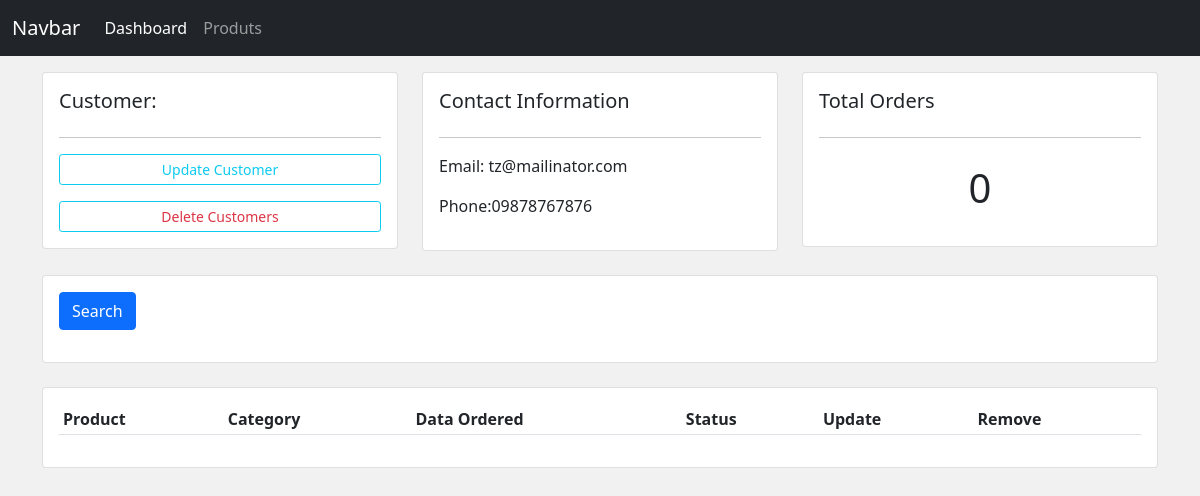
Before: /customers/2 with the older database file.
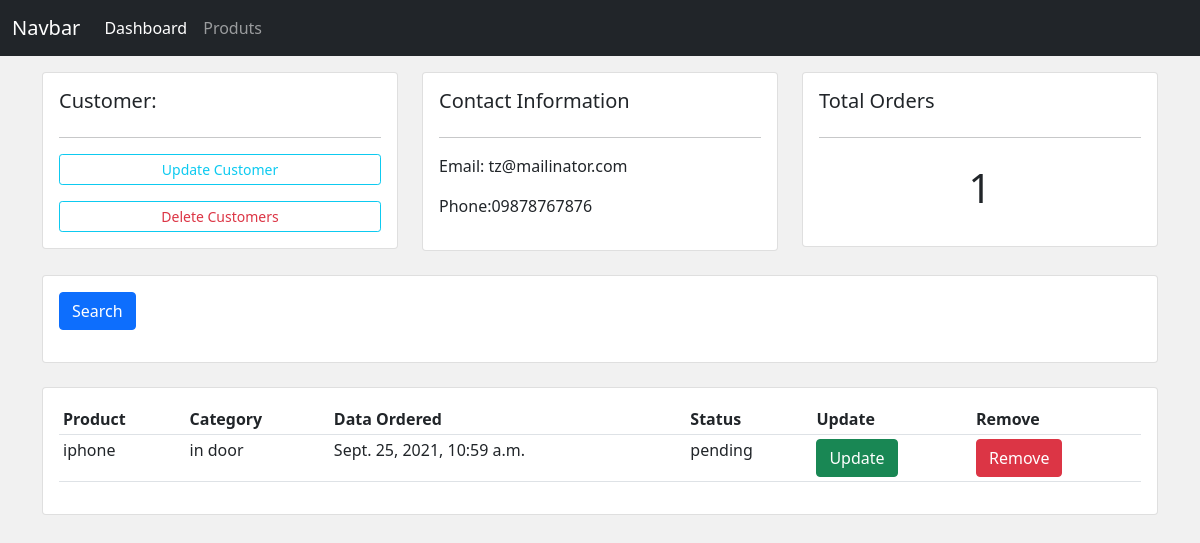
After: the same page with the newer database file.
### accounts/models.py (models this page shows, shortened)
class Order(models.Model):
    status=(
        ('pending','Pending'),
        ('out for delivery','Out For Delivery'),
        ('delivered','Delivered')
    )
    customer=models.ForeignKey(Customer,null=True,on_delete=models.SET_NULL)
    product=models.ForeignKey(Product,null=True,on_delete=models.SET_NULL)
    created_at=models.DateTimeField(auto_now_add=True)
    status=models.CharField(max_length=200,null=True,choices=status)

class Product(models.Model):
    category=(
        ('indoor','In Door'),
        ('outdoor','Out Door')
    )
    name=models.CharField(max_length=200,null=True)
    price=models.FloatField(null=True)
    category=models.CharField(max_length=200,null=True,choices=category)
    description=models.CharField(max_length=200,null=True,blank=True)
    created_at=models.DateTimeField(auto_now_add=True)
    tags=models.ManyToManyField(Tag)

### accounts/views.py (the view)
# urls.py: path('customers/<str:id>', views.customers,name='customers.show'),
def customers(request,id):
    customer=Customer.objects.get(id=id)
    orders=customer.order_set.all()
    order_count=orders.count()
    return render(request,'accounts/customers.html',{
        'customer':customer,
        'orders':orders,
        'order_count':order_count
    })

### accounts/templates/accounts/customers.html
{% extends 'accounts/master.html' %}
{% block content %}
<div class="row">
    <div class="col-md">
        <div class="card card-body">
            <h5>Customer:</h5>
            <hr>
            <a class="btn btn-outline-info btn-sm btn-block" href="">Update
            Customer</a>
            <a class="btn btn-outline-info mt-3 btn-sm btn-block text-danger" href="#">
            Delete Customers</a>
        </div>
    </div>
    <div class="col-md">
        <div class="card card-body">
            <h5>Contact Information</h5>
            <hr>
            <p>Email: {{customer.email}}</p>
            <p>Phone:{{customer.phone}}</p>
        </div>
    </div>
    <div class="col-md">
        <div class="card card-body">
            <h5>Total Orders</h5>
            <hr>
            <h1 style="text-align: center; padding: 10px">{{order_count}}</h1>
        </div>
    </div>
</div>
<br>
<div class="row">
    <div class="col">
        <div class="card card-body">
            <form method="get">
            <button class="btn btn-primary" type="submit">Search
            </button>
            </form>
        </div>
    </div>
</div>
<br>
<div class="row">
    <div class="col-md">
        <div class="card card-body">
            <table class="table table-sm">
                <tr>
                    <th>Product</th>
                    <th>Category</th>
                    <th>Data Ordered</th>
                    <th>Status</th>
                    <th>Update</th>
                    <th>Remove</th>
                </tr>
                {% for order in orders %}
                    <tr>
                        <td>{{order.product.name}}</td>
                        <td>{{order.product.category}}</td>
                        <td>{{order.created_at}}</td>
                        <td>{{order.status}}</td>
                        <td><a href="" class="btn btn-success">Update</a></td>
                        <td><a href="" class="btn btn-danger">Remove</a></td>
                    </tr>
                {% endfor %}
            </table>
        </div>
    </div>
</div>
{% endblock content %}

Changed rows visible on the page:
added Order: product.name "iphone", product.category "in door", created_at "Sept. 25, 2021, 10:59 a.m.", status "pending"
Other visible differences:
{{ order_count }}: "0" → "1"
